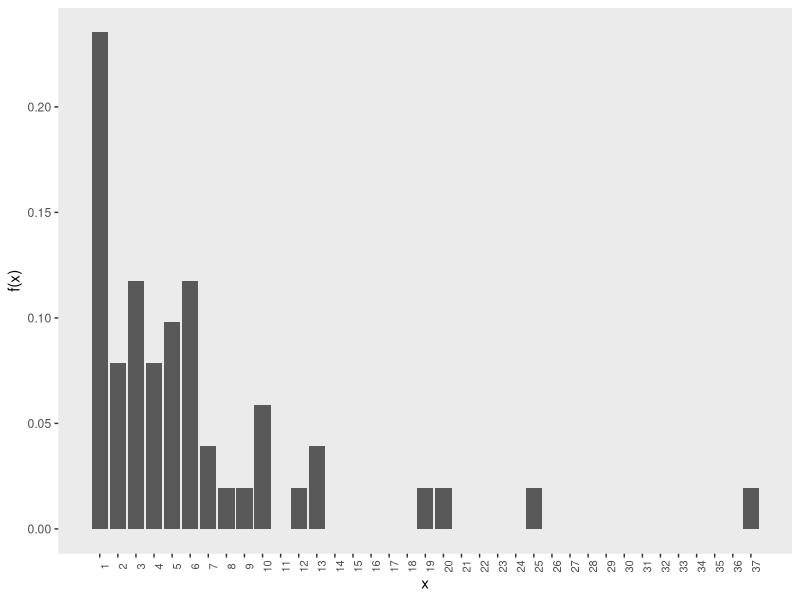
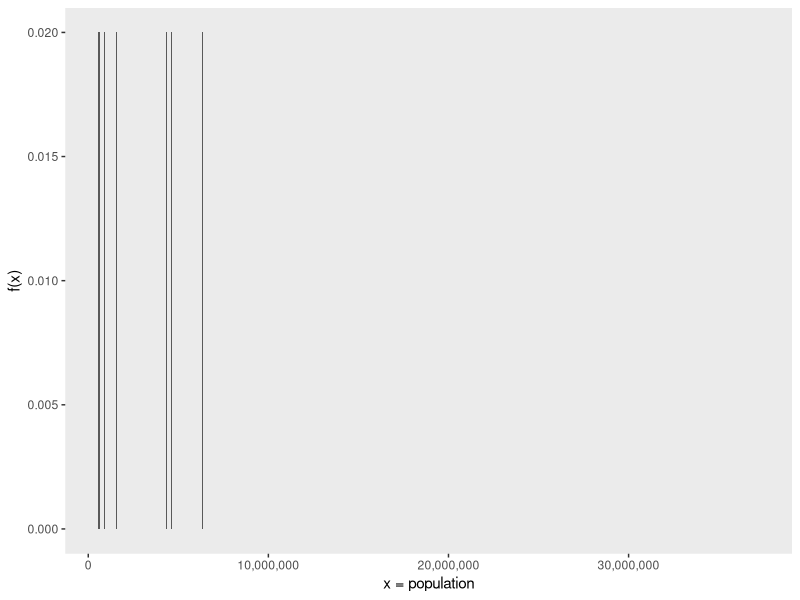
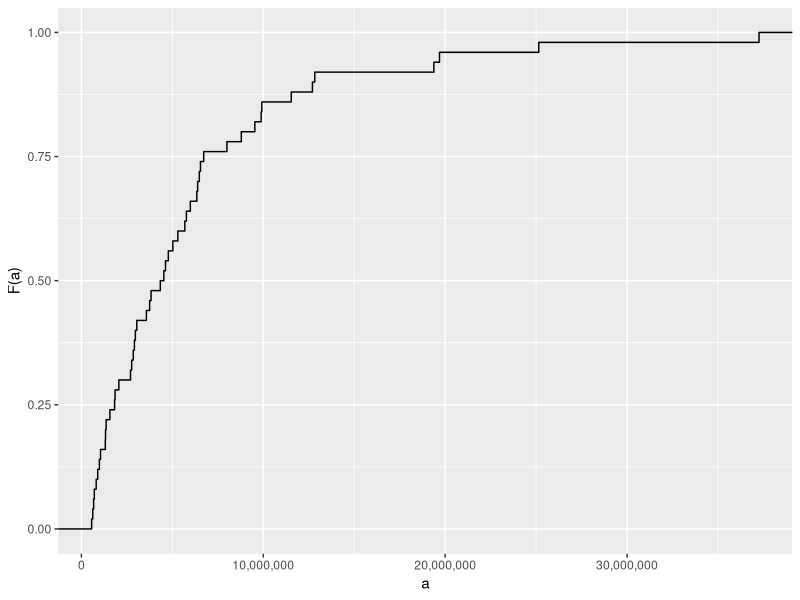
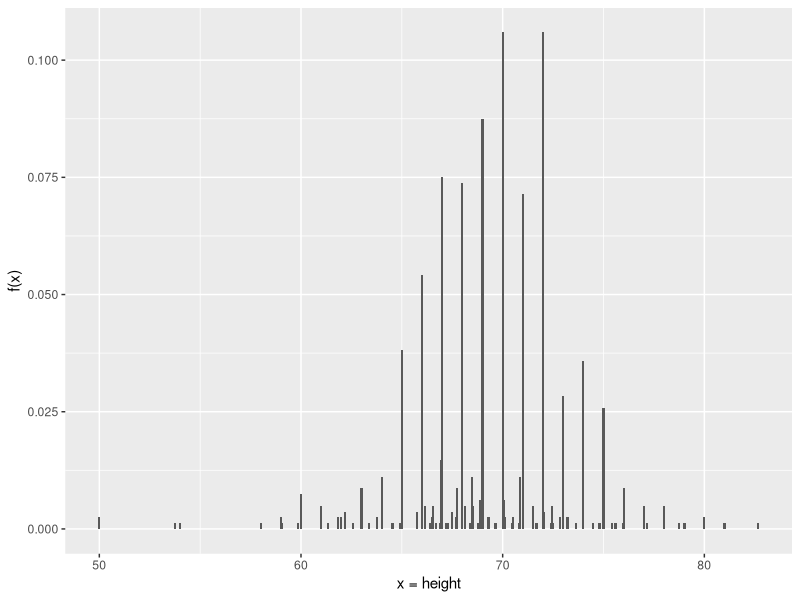
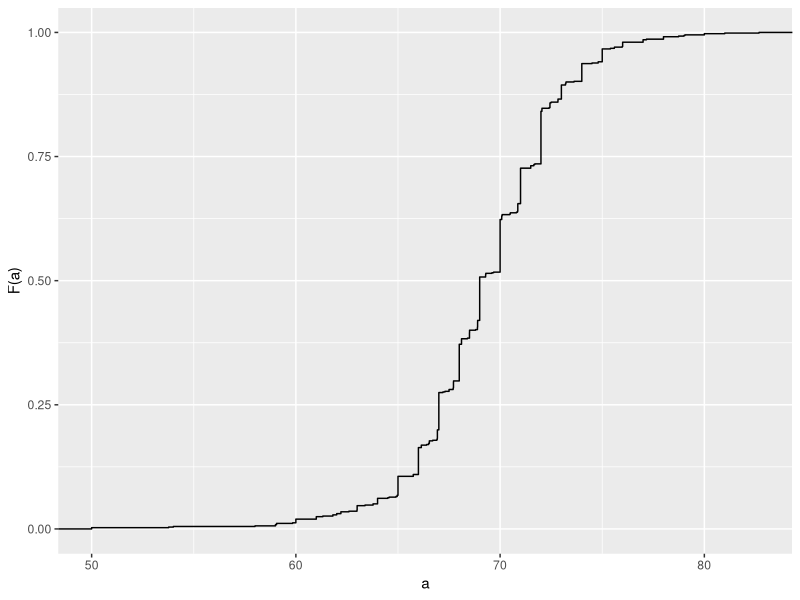
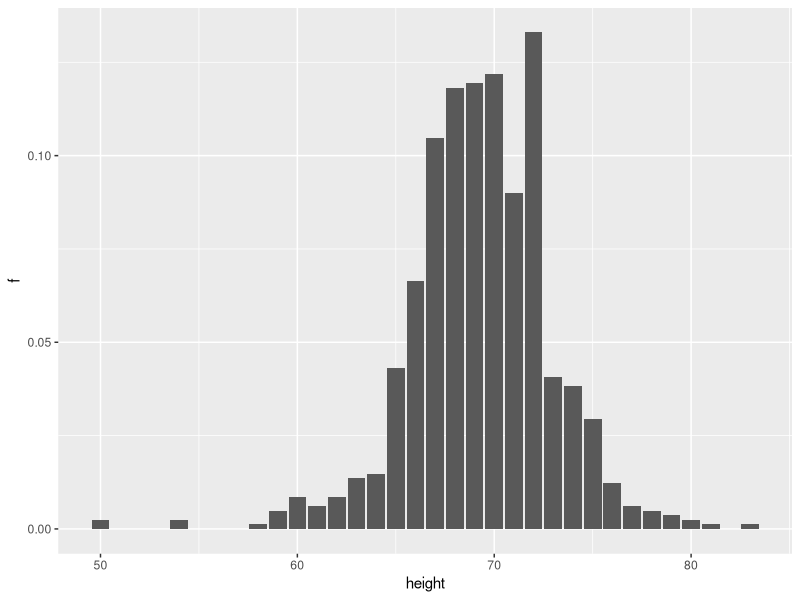
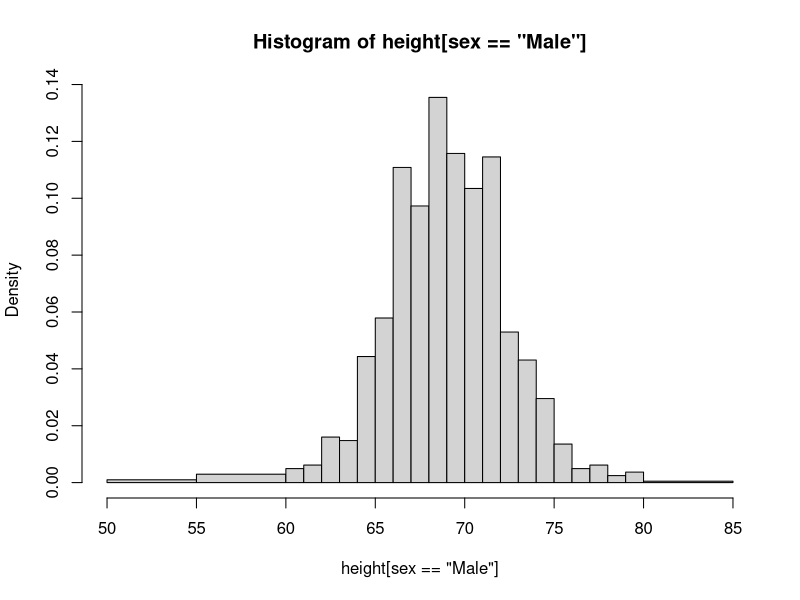
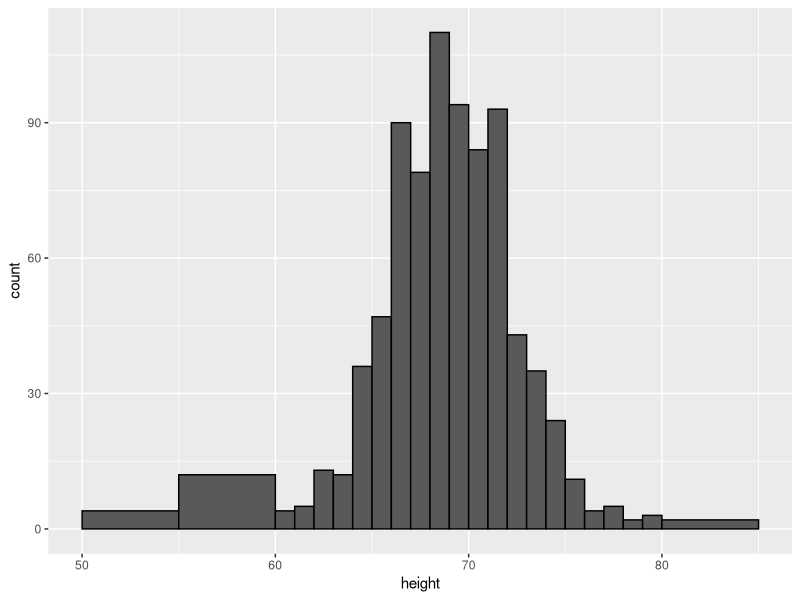

The R script that drew these images, in order:
## ---- chunk 1
#| cache: false
#| warning: false
#| message: false
#| echo: false

library(tidyverse)
library(dslabs)
library(scales)
## ---- chunk 2
library(dslabs)
str(heights)
## ---- chunk 3
prop.table(table(state.region))
## ---- chunk 4
#| echo: false
murders |> mutate(x = round(population/10^6)) |> count(x) |> mutate(f = n/sum(n)) |>
  ggplot(aes(x, f)) + geom_col() + 
  scale_x_continuous(breaks = seq(1, 37, by = 1)) +
  theme(axis.text.x = element_text(angle = 90, hjust = 0.5, size = 8)) +
  ylab("f(x)") + theme(panel.grid = element_blank())
## ---- chunk 5
#| echo: false
murders |> filter(state %in% state.name) |>
  count(population) |> mutate(f = n/sum(n)) |> ggplot(aes(population, f)) + 
  geom_col() + xlab("x = population") + ylab("f(x)") + theme(panel.grid = element_blank()) +
  ylab("f(x)") + theme(panel.grid = element_blank()) + 
  scale_x_continuous(labels = label_comma())
## ---- chunk 6
#| echo: false
murders |> filter(state %in% state.name) |>
  ggplot(aes(population)) + 
  stat_ecdf() +
  labs(x = "a", y = "F(a)") + 
  scale_x_continuous(labels = label_comma())
## ---- chunk 7
#| echo: false
heights |> filter(sex == "Male") |> 
  count(height) |> mutate(f = n/sum(n)) |> ggplot(aes(height, f)) + 
  geom_col(width = 0.1) +
  xlab("x = height") + ylab("f(x)")
## ---- chunk 8
#| echo: false
heights |> filter(sex == "Male") |> 
  ggplot(aes(height)) + 
  stat_ecdf() +
  labs(x = "a", y = "F(a)")
## ---- chunk 9
library(tidyverse)
heights |> filter(sex == "Male") |> 
  mutate(height = round(height)) |>
  count(height) |> mutate(f = n / sum(n)) |> 
  ggplot(aes(height, f)) + geom_col()
## ---- chunk 10
with(heights, hist(height[sex == "Male"], breaks = c(50, 55, 60:80, 85)))
## ---- chunk 11
heights |> filter(sex == "Male") |> ggplot(aes(x = height)) + 
  geom_histogram(breaks = c(50, 55, 60:80, 85), color = "black")
## ---- chunk 12
#| echo: false
heights |> filter(sex == "Male") |> 
  ggplot(aes(height)) + geom_density(alpha = 0.2, fill = "#00BFC4")
## ---- chunk 13
set.seed(1988)
x <- data.frame(height = c(rnorm(1000000, 69, 3), rnorm(1000000, 65, 3)))
p1 <- x |> 
  ggplot(aes(x = height, y = after_stat(density))) + 
  geom_histogram(binwidth = 1, fill = "grey", color = "black") + 
  ggtitle("binwidth = 1")
p2 <- x |> 
  ggplot(aes(x = height, y = after_stat(density))) + 
  geom_histogram(binwidth = 0.5, fill = "grey", color = "black") + 
  ggtitle("binwidth = 0.5")
p3 <- x |> 
  ggplot(aes(x = height, y = after_stat(density))) + 
  geom_histogram(binwidth = 0.25, fill = "grey", color = "black") + 
  ggtitle("binwidth = 0.25")
library(gridExtra)
grid.arrange(p1, p2, p3, nrow = 1)
## ---- chunk 14
hist1 <- heights |> 
  filter(sex == "Male") |> 
  ggplot(aes(height)) +
  geom_histogram(aes(y = after_stat(density)), binwidth = 1, fill = "grey", color = "black") 

hist2 <- hist1 +
  geom_line(stat = 'density', lwd = 0.75)

hist3 <- hist1 + 
  geom_point(data = ggplot_build(hist2)$data[[1]], aes(x,y), col = "blue")

hist4 <- ggplot() + geom_point(data = ggplot_build(hist2)$data[[1]], aes(x,y), col = "blue") + 
  xlab("height") + ylab("density")

hist5 <- hist4 + geom_line(data = ggplot_build(hist2)$data[[2]], aes(x,y), lwd = 0.75)

hist6 <- heights |> 
  filter(sex == "Male") |> 
  ggplot(aes(height)) +
  geom_density(alpha = 0.2, fill = "#00BFC4", col = 0) +
  geom_line(stat = 'density', lwd = 0.75) +
  scale_y_continuous(limits = layer_scales(hist2)$y$range$range)
  
grid.arrange(hist1, hist3, hist4, hist5, hist2, hist6, nrow = 2)
## ---- chunk 15
p <- heights |> filter(sex == "Male") |> 
  ggplot(aes(height)) +
  geom_histogram(aes(y = after_stat(density)), binwidth = 1, alpha = 0.5) 

p1 <- p +  geom_line(stat = 'density', adjust = 0.5)
p2 <- p +  geom_line(stat = 'density', adjust = 2) 

library(gridExtra)
grid.arrange(p1, p2, ncol = 2)
## ---- chunk 16
d <- with(heights, density(height[sex == "Male"]))
tmp <- data.frame(height = d$x, density = d$y)
tmp |> ggplot(aes(height,density)) + geom_line() + 
  geom_area(aes(x = height, y = density), data = filter(tmp, between(height, 65, 68)), alpha = 0.2, fill = "#00BFC4")
## ---- chunk 17
heights |> 
  filter(sex == "Male") |> 
  ggplot(aes(height)) + 
  geom_density(alpha = 0.2, fill = "#00BFC4")
## ---- chunk 18
library(ggplot2)
library(dplyr)
set.seed(42)

df <- data.frame(
  value = c(rnorm(10000, 0, 0.75),
            rexp(10000, 1) - 2.5,
            -rexp(10000, 1) + 2.5,
            c(rnorm(9000, -1, 0.5), rnorm(1000, 2, 0.5))),
  type = rep(c("Bell shaped", "Right-skewed", "Left-skewed", "Bimodal"), each = 10000)) |>
  mutate(type = factor(type, levels = c("Bell shaped","Bimodal","Right-skewed","Left-skewed")))


ggplot(df, aes(value, fill = type)) +
  geom_density(alpha = 0.6, color = "black", adjust = 2, show.legend = FALSE) +
  facet_wrap(~type, ncol = 2, scales = "free_y") +
  theme_minimal() +
  coord_cartesian(xlim = c(-3.5, 3.5)) +
   theme(axis.text.x = element_blank(),
        axis.ticks.x = element_blank(),
        axis.text.y = element_blank(),
        axis.ticks.y = element_blank()) +
  labs(y = "", x = "")
## ---- chunk 19
library(dslabs)
ds_theme_set()
murders |> group_by(region) |>
  summarize(n = n()) |>
  mutate(Proportion = n/sum(n), 
         region = reorder(region, Proportion)) |>
  ggplot(aes(x = region, y = Proportion, fill = region)) + 
  geom_bar(stat = "identity", show.legend = FALSE) + 
  xlab("")
## ---- chunk 20
heights |> filter(sex == "Male") |> ggplot(aes(height)) + 
  stat_ecdf() +
  ylab("F(a)") + xlab("a")
## ---- chunk 21
murders |> mutate(murder_rate = total/population * 10^5) |>
  ggplot(aes(murder_rate)) + 
  stat_ecdf() +
  ylab("F(a)") + xlab("a")
## ---- chunk 22
heights |> 
  filter(sex == "Male") |> 
  ggplot(aes(height)) + 
  geom_histogram(binwidth = 1, color = "black")
## ---- chunk 23
murders |> ggplot(aes(x = population/10^6)) + 
  geom_density(fill = "grey") + 
  scale_x_log10() +
  xlab("Population in millions")
## ---- chunk 24
library(gridExtra)
p1 <- murders |> ggplot(aes(x = population/10^6)) + 
  geom_density(fill = "grey", bw = 5) + xlab("Population in millions") + ggtitle("1")
p2 <- murders |> ggplot(aes(x = population/10^6)) + 
  geom_density(fill = "grey", bw = .05) + scale_x_log10() + xlab("Population in millions") + ggtitle("2")
p3 <- murders |> ggplot(aes(x = population/10^6)) + 
  geom_density(fill = "grey", bw = 1) + scale_x_log10() + xlab("Population in millions") + ggtitle("3")
grid.arrange(p1,p2,p3,ncol = 2)
